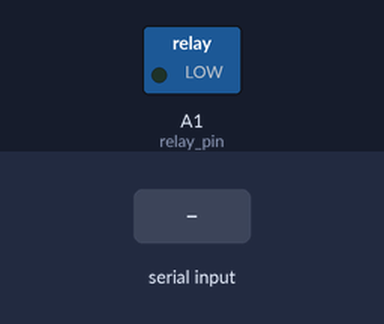
The sketch below on a simulated Arduino Uno, built with avr-gcc and run on an emulated ATmega328P. Shown: switched loads named in the sketch (green lamp = pin HIGH). The inputs (shaded band) are chosen by the test bench.

Above: at 1.2 s.
1.3 s: "n" received over Serial
At 2.1 s:
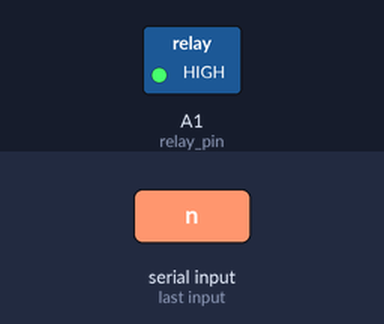
2.8 s: "f" received over Serial
At 3.2 s:
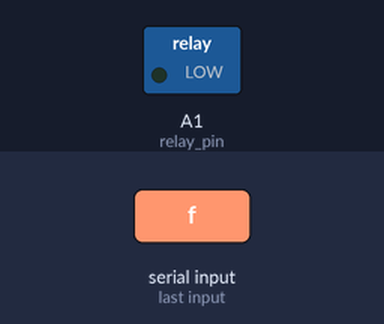
Timing chart, 0 to 5.8 s (numbered marks = the images above; inputs shaded):
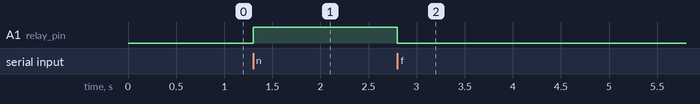

The sketch:

remote_cmd.ino
```cpp
// (licence header left out)
#include <math.h>

#define FILTER_SIZE 20

const int temperature_pin = A0;
const int relay_pin =  A1;
const int batt_level_pin = A3;

int relay_state = 0;
float temperature;
float batt_voltage;

const float B = 3975.0;                  //B value of the thermistor

void setup() {
    // initialize serial communications at 9600 bps:
    Serial.begin(19200);
    pinMode(relay_pin, OUTPUT);
    pinMode(batt_level_pin, INPUT);
    pinMode(temperature_pin, INPUT);
}

float get_temperature(void)
{
    float r;
    float t;
    int i;
    int val = 0;

    for (i = 0; i < FILTER_SIZE; i++) {
        val += analogRead(temperature_pin);
    }
    val /= FILTER_SIZE;
    r = (float) (1023 - val) * 10000 / val; //get the resistance of the sensor;
    t = 1 / (log(r / 10000.0) / B + 1 / 298.15) - 273.15;//convert to temperature;
    return t;
}

float get_batt(void)
{
    int val = 0;
    float voltage;
    int i;
    for (i = 0; i < FILTER_SIZE; i++) {
        val += analogRead(batt_level_pin);
    }

    val /= FILTER_SIZE;

    voltage = (float)(val * 5.24) / 1083.0f * ((2200.0f + 820.0f) / 820.0f * 12.7 / 12.08 );
    return voltage;
}

void set_relay(int state)
{
    relay_state = state;
    digitalWrite(relay_pin, relay_state == 0? LOW : HIGH);
}

static void print_state(void)
{
   Serial.print("T: ");
   Serial.print(temperature);
   Serial.print(" V: ");
   Serial.print(batt_voltage);
   Serial.print(" R: ");
   Serial.println(relay_state);

}

void loop() {
    float t;
    int v;
    if (Serial.available() > 0) {
        v = Serial.read();
        switch (v) {
        case 'r':
            temperature = get_temperature();
            batt_voltage = get_batt();
            print_state();
            break;
        case 'n':
            set_relay(1);
            break;
        case 'f':
            set_relay(0);
            break;
        default:
          break;
        }
    }
}
```

Measured:
- after the input at 1.3 s, A1 (relay_pin): LOW → HIGH at once
- after the input at 2.8 s, A1 (relay_pin): HIGH → LOW at once
